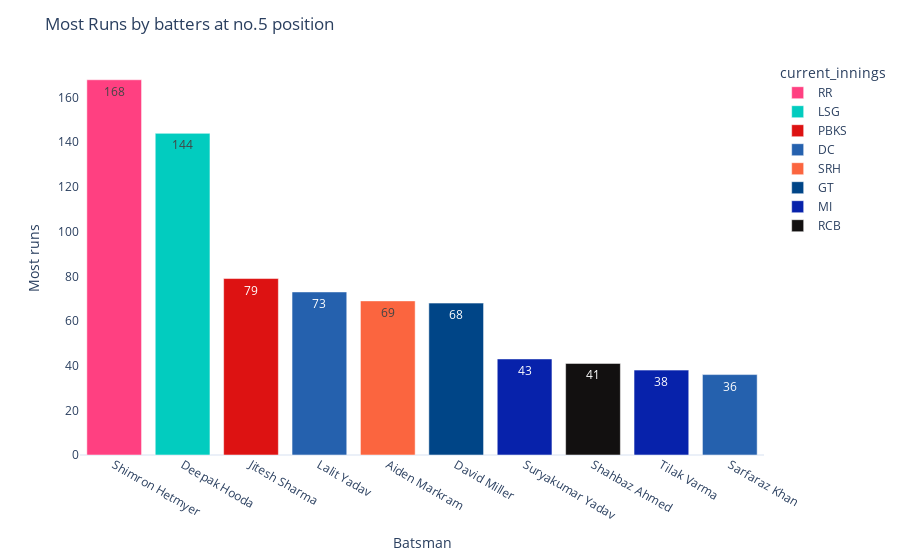

This figure's notebook cell:
### Code cell
plot_batting_chart_by_pos(4,'Most Runs by batters at no.5 position')

### Figure 1 — Plotly figure (JSON) as saved in the notebook; plotly's stock layout.template omitted (floating-point values rounded to 4 significant figures)
{"data": [{"alignmentgroup": "True", "hovertemplate": "current_innings=RR<br>fullName=%{x}<br>Most runs=%{text}<extra></extra>", "legendgroup": "RR", "marker": {"color": "#FF4081"}, "name": "RR", "offsetgroup": "RR", "orientation": "v", "showlegend": true, "text": [168.0], "textposition": "auto", "type": "bar", "x": ["Shimron Hetmyer"], "xaxis": "x", "y": [168], "yaxis": "y"}, {"alignmentgroup": "True", "hovertemplate": "current_innings=LSG<br>fullName=%{x}<br>Most runs=%{text}<extra></extra>", "legendgroup": "LSG", "marker": {"color": "#02ccbf"}, "name": "LSG", "offsetgroup": "LSG", "orientation": "v", "showlegend": true, "text": [144.0], "textposition": "auto", "type": "bar", "x": ["Deepak Hooda"], "xaxis": "x", "y": [144], "yaxis": "y"}, {"alignmentgroup": "True", "hovertemplate": "current_innings=PBKS<br>fullName=%{x}<br>Most runs=%{text}<extra></extra>", "legendgroup": "PBKS", "marker": {"color": "#dd1212"}, "name": "PBKS", "offsetgroup": "PBKS", "orientation": "v", "showlegend": true, "text": [79.0], "textposition": "auto", "type": "bar", "x": ["Jitesh Sharma"], "xaxis": "x", "y": [79], "yaxis": "y"}, {"alignmentgroup": "True", "hovertemplate": "current_innings=DC<br>fullName=%{x}<br>Most runs=%{text}<extra></extra>", "legendgroup": "DC", "marker": {"color": "#2561AE"}, "name": "DC", "offsetgroup": "DC", "orientation": "v", "showlegend": true, "text": [73.0, 36.0], "textposition": "auto", "type": "bar", "x": ["Lalit Yadav", "Sarfaraz Khan"], "xaxis": "x", "y": [73, 36], "yaxis": "y"}, {"alignmentgroup": "True", "hovertemplate": "current_innings=SRH<br>fullName=%{x}<br>Most runs=%{text}<extra></extra>", "legendgroup": "SRH", "marker": {"color": "#fb653f"}, "name": "SRH", "offsetgroup": "SRH", "orientation": "v", "showlegend": true, "text": [69.0], "textposition": "auto", "type": "bar", "x": ["Aiden Markram"], "xaxis": "x", "y": [69], "yaxis": "y"}, {"alignmentgroup": "True", "hovertemplate": "current_innings=GT<br>fullName=%{x}<br>Most runs=%{text}<extra></extra>", "legendgroup": "GT", "marker": {"color": "#004587"}, "name": "GT", "offsetgroup": "GT", "orientation": "v", "showlegend": true, "text": [68.0], "textposition": "auto", "type": "bar", "x": ["David Miller"], "xaxis": "x", "y": [68], "yaxis": "y"}, {"alignmentgroup": "True", "hovertemplate": "current_innings=MI<br>fullName=%{x}<br>Most runs=%{text}<extra></extra>", "legendgroup": "MI", "marker": {"color": "#0722ab"}, "name": "MI", "offsetgroup": "MI", "orientation": "v", "showlegend": true, "text": [43.0, 38.0], "textposition": "auto", "type": "bar", "x": ["Suryakumar Yadav", "Tilak Varma"], "xaxis": "x", "y": [43, 38], "yaxis": "y"}, {"alignmentgroup": "True", "hovertemplate": "current_innings=RCB<br>fullName=%{x}<br>Most runs=%{text}<extra></extra>", "legendgroup": "RCB", "marker": {"color": "#121010"}, "name": "RCB", "offsetgroup": "RCB", "orientation": "v", "showlegend": true, "text": [41.0], "textposition": "auto", "type": "bar", "x": ["Shahbaz Ahmed"], "xaxis": "x", "y": [41], "yaxis": "y"}], "layout": {"barmode": "relative", "legend": {"title": {"text": "current_innings"}, "tracegroupgap": 0}, "margin": {"t": 60}, "title": {"text": "Most Runs by batters at no.5 position"}, "xaxis": {"anchor": "y", "categoryarray": ["Shimron Hetmyer", "Deepak Hooda", "Jitesh Sharma", "Lalit Yadav", "Aiden Markram", "David Miller", "Suryakumar Yadav", "Shahbaz Ahmed", "Tilak Varma", "Sarfaraz Khan"], "categoryorder": "array", "domain": [0.0, 1.0], "showgrid": false, "title": {"text": "Batsman"}}, "yaxis": {"anchor": "x", "domain": [0.0, 1.0], "showgrid": false, "title": {"text": "Most runs"}}}}
